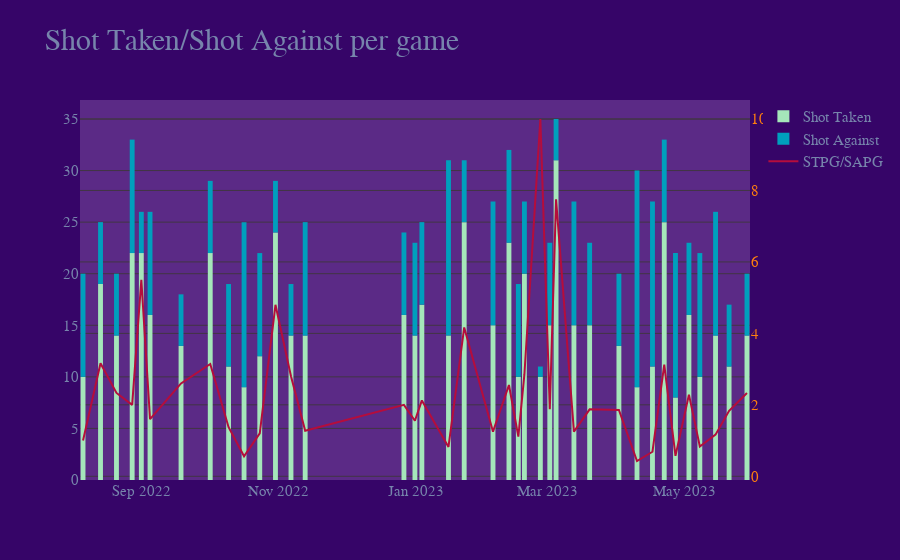

Notebook code for this chart:
### Code cell
fig = go.Figure()
fig.add_trace(go.Bar(x=a_df['Datetime'], y=a_df['STPG'],
                marker_color='#a5e6ba',
                name = 'Shot Taken'
                #customdata= [['<br> Result: ' + str(a_df.loc[i,'FTR_AFC'])+'<br> Opponent:'+ str(a_df.loc[i,'opponent'])]for i in a_df.index],
                #hovertemplate='%{y}%{customdata} ')
                ))
fig.add_trace(go.Bar(x=a_df['Datetime'], y=a_df['SAPG'],
                marker_color='#009FBD',
                name = 'Shot Against',
                customdata= [['<br><br> Result: ' + str(a_df.loc[i,'FTR_AFC'])+'<br> Opponent:'+ str(a_df.loc[i,'opponent'])]for i in a_df.index],
                hovertemplate='%{y}%{customdata} ')
                )
fig.add_trace(
    go.Scatter(x=a_df['Datetime'], y=a_df['STPG']/a_df['SAPG'], name="STPG/SAPG",yaxis="y2",marker_color='#b50d3c',)
)
fig.update_layout(yaxis2=dict(
        titlefont=dict(
            color="#ff7f0e"
        ),
        tickfont=dict(
            color="#ff7f0e"
        ),
        overlaying="y",
        side="right",
        gridcolor='#413543',
        zeroline=False
    ))
fig.update_layout(barmode='relative',title=dict(text="Shot Taken/Shot Against per game", font=dict(size=30)),hovermode="x unified")
fig.update_traces(marker_line_width=0)
fig.update_yaxes(gridcolor='#413543',zeroline=False)
fig.update_layout(paper_bgcolor='#360568',plot_bgcolor='#5b2a86',font_color='#7785ac',font_size=15, font_family='arial')
fig.show()

### Figure 1 — Plotly figure (JSON) as saved in the notebook; plotly's stock layout.template omitted (floating-point values rounded to 4 significant figures)
{"data": [{"marker": {"color": "#a5e6ba", "line": {"width": 0}}, "name": "Shot Taken", "type": "bar", "x": ["2022-08-05T20:00:00", "2022-08-13T15:00:00", "2022-08-20T17:30:00", "2022-08-27T17:30:00", "2022-08-31T19:30:00", "2022-09-04T16:30:00", "2022-09-18T12:00:00", "2022-10-01T12:30:00", "2022-10-09T16:30:00", "2022-10-16T14:00:00", "2022-10-23T14:00:00", "2022-10-30T14:00:00", "2022-11-06T12:00:00", "2022-11-12T19:45:00", "2022-12-26T20:00:00", "2022-12-31T17:30:00", "2023-01-03T19:45:00", "2023-01-15T16:30:00", "2023-01-22T16:30:00", "2023-02-04T12:30:00", "2023-02-11T15:00:00", "2023-02-15T19:30:00", "2023-02-18T12:30:00", "2023-02-25T15:00:00", "2023-03-01T19:45:00", "2023-03-04T15:00:00", "2023-03-12T14:00:00", "2023-03-19T14:00:00", "2023-04-01T15:00:00", "2023-04-09T16:30:00", "2023-04-16T14:00:00", "2023-04-21T20:00:00", "2023-04-26T20:00:00", "2023-05-02T20:00:00", "2023-05-07T16:30:00", "2023-05-14T16:30:00", "2023-05-20T17:30:00", "2023-05-28T16:30:00"], "y": [10, 19, 14, 22, 22, 16, 13, 22, 11, 9, 12, 24, 14, 14, 16, 14, 17, 14, 25, 15, 23, 10, 20, 10, 15, 31, 15, 15, 13, 9, 11, 25, 8, 16, 10, 14, 11, 14]}, {"customdata": [["<br><br> Result: W<br> Opponent:Crystal Palace"], ["<br><br> Result: W<br> Opponent:Leicester"], ["<br><br> Result: W<br> Opponent:Bournemouth"], ["<br><br> Result: W<br> Opponent:Fulham"], ["<br><br> Result: W<br> Opponent:Aston Villa"], ["<br><br> Result: L<br> Opponent:Man United"], ["<br><br> Result: W<br> Opponent:Brentford"], ["<br><br> Result: W<br> Opponent:Tottenham"], ["<br><br> Result: W<br> Opponent:Liverpool"], ["<br><br> Result: W<br> Opponent:Leeds"], ["<br><br> Result: D<br> Opponent:Southampton"], ["<br><br> Result: W<br> Opponent:Nott'm Forest"], ["<br><br> Result: W<br> Opponent:Chelsea"], ["<br><br> Result: W<br> Opponent:Wolves"], ["<br><br> Result: W<br> Opponent:West Ham"], ["<br><br> Result: W<br> Opponent:Brighton"], ["<br><br> Result: D<br> Opponent:Newcastle"], ["<br><br> Result: W<br> Opponent:Tottenham"], ["<br><br> Result: W<br> Opponent:Man United"], ["<br><br> Result: L<br> Opponent:Everton"], ["<br><br> Result: D<br> Opponent:Brentford"], ["<br><br> Result: L<br> Opponent:Man City"], ["<br><br> Result: W<br> Opponent:Aston Villa"], ["<br><br> Result: W<br> Opponent:Leicester"], ["<br><br> Result: W<br> Opponent:Everton"], ["<br><br> Result: W<br> Opponent:Bournemouth"], ["<br><br> Result: W<br> Opponent:Fulham"], ["<br><br> Result: W<br> Opponent:Crystal Palace"], ["<br><br> Result: W<br> Opponent:Leeds"], ["<br><br> Result: D<br> Opponent:Liverpool"], ["<br><br> Result: D<br> Opponent:West Ham"], ["<br><br> Result: D<br> Opponent:Southampton"], ["<br><br> Result: L<br> Opponent:Man City"], ["<br><br> Result: W<br> Opponent:Chelsea"], ["<br><br> Result: W<br> Opponent:Newcastle"], ["<br><br> Result: L<br> Opponent:Brighton"], ["<br><br> Result: L<br> Opponent:Nott'm Forest"], ["<br><br> Result: W<br> Opponent:Wolves"]], "hovertemplate": "%{y}%{customdata} ", "marker": {"color": "#009FBD", "line": {"width": 0}}, "name": "Shot Against", "type": "bar", "x": ["2022-08-05T20:00:00", "2022-08-13T15:00:00", "2022-08-20T17:30:00", "2022-08-27T17:30:00", "2022-08-31T19:30:00", "2022-09-04T16:30:00", "2022-09-18T12:00:00", "2022-10-01T12:30:00", "2022-10-09T16:30:00", "2022-10-16T14:00:00", "2022-10-23T14:00:00", "2022-10-30T14:00:00", "2022-11-06T12:00:00", "2022-11-12T19:45:00", "2022-12-26T20:00:00", "2022-12-31T17:30:00", "2023-01-03T19:45:00", "2023-01-15T16:30:00", "2023-01-22T16:30:00", "2023-02-04T12:30:00", "2023-02-11T15:00:00", "2023-02-15T19:30:00", "2023-02-18T12:30:00", "2023-02-25T15:00:00", "2023-03-01T19:45:00", "2023-03-04T15:00:00", "2023-03-12T14:00:00", "2023-03-19T14:00:00", "2023-04-01T15:00:00", "2023-04-09T16:30:00", "2023-04-16T14:00:00", "2023-04-21T20:00:00", "2023-04-26T20:00:00", "2023-05-02T20:00:00", "2023-05-07T16:30:00", "2023-05-14T16:30:00", "2023-05-20T17:30:00", "2023-05-28T16:30:00"], "y": [10, 6, 6, 11, 4, 10, 5, 7, 8, 16, 10, 5, 5, 11, 8, 9, 8, 17, 6, 12, 9, 9, 7, 1, 8, 4, 12, 8, 7, 21, 16, 8, 14, 7, 12, 12, 6, 6]}, {"marker": {"color": "#b50d3c", "line": {"width": 0}}, "name": "STPG/SAPG", "type": "scatter", "x": ["2022-08-05T20:00:00", "2022-08-13T15:00:00", "2022-08-20T17:30:00", "2022-08-27T17:30:00", "2022-08-31T19:30:00", "2022-09-04T16:30:00", "2022-09-18T12:00:00", "2022-10-01T12:30:00", "2022-10-09T16:30:00", "2022-10-16T14:00:00", "2022-10-23T14:00:00", "2022-10-30T14:00:00", "2022-11-06T12:00:00", "2022-11-12T19:45:00", "2022-12-26T20:00:00", "2022-12-31T17:30:00", "2023-01-03T19:45:00", "2023-01-15T16:30:00", "2023-01-22T16:30:00", "2023-02-04T12:30:00", "2023-02-11T15:00:00", "2023-02-15T19:30:00", "2023-02-18T12:30:00", "2023-02-25T15:00:00", "2023-03-01T19:45:00", "2023-03-04T15:00:00", "2023-03-12T14:00:00", "2023-03-19T14:00:00", "2023-04-01T15:00:00", "2023-04-09T16:30:00", "2023-04-16T14:00:00", "2023-04-21T20:00:00", "2023-04-26T20:00:00", "2023-05-02T20:00:00", "2023-05-07T16:30:00", "2023-05-14T16:30:00", "2023-05-20T17:30:00", "2023-05-28T16:30:00"], "y": [1, 3.167, 2.333, 2, 5.5, 1.6, 2.6, 3.143, 1.375, 0.5625, 1.2, 4.8, 2.8, 1.273, 2, 1.556, 2.125, 0.8235, 4.167, 1.25, 2.556, 1.111, 2.857, 10, 1.875, 7.75, 1.25, 1.875, 1.857, 0.4286, 0.6875, 3.125, 0.5714, 2.286, 0.8333, 1.167, 1.833, 2.333], "yaxis": "y2"}], "layout": {"barmode": "relative", "font": {"color": "#7785ac", "family": "arial", "size": 15}, "hovermode": "x unified", "paper_bgcolor": "#360568", "plot_bgcolor": "#5b2a86", "title": {"font": {"size": 30}, "text": "Shot Taken/Shot Against per game"}, "yaxis": {"gridcolor": "#413543", "zeroline": false}, "yaxis2": {"gridcolor": "#413543", "overlaying": "y", "side": "right", "tickfont": {"color": "#ff7f0e"}, "title": {"font": {"color": "#ff7f0e"}}, "zeroline": false}}}
